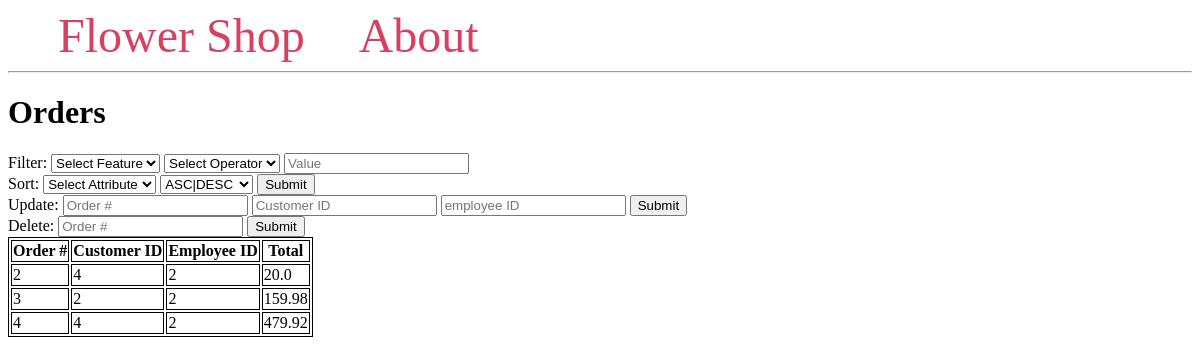
The page /orders on the database as committed earlier.
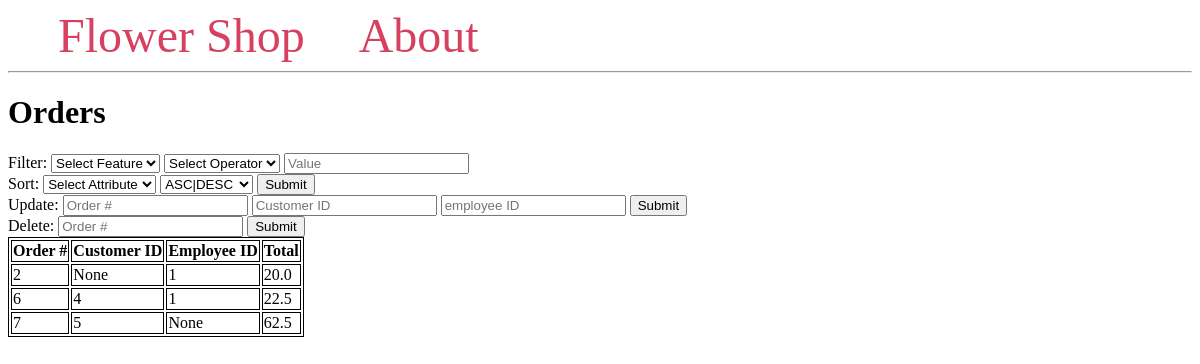
The same page on the database as committed later.
### tables this page shows
CREATE TABLE orders(
                orderID INTEGER PRIMARY KEY,
                customerID INTEGER,
                employeeID INTEGER,
                total NOT NULL CHECK (total>=0),
                FOREIGN KEY (customerID)
                    REFERENCES customer (customerID)
                    ON DELETE SET NULL,
                FOREIGN KEY (employeeID)
                    REFERENCES employee (employeeID)
                    ON DELETE SET NULL
            );

### main.py (the view, shortened to what this page needs)
@app.route("/orders", methods=("GET", "POST"))
def orders():
    conn = get_db_connection()
    cursor = conn.cursor()
    db = Database(conn, cursor)
    orders = conn.execute("SELECT * FROM orders").fetchall()
    return render_template("orders.html", orders=orders)

### main.py (called while the page is built)
def get_db_connection():
    conn = sqlite3.connect('flowershopdatabase.db', check_same_thread=False)
    conn.execute("PRAGMA foreign_keys = 1")
    conn.row_factory = sqlite3.Row
    return conn

### templates/orders.html (shortened to what this page needs)
{% extends 'base.html' %}
{% block content %}
    <h1>{% block title %} Orders {% endblock %}</h1>
    <div>
        <form method="post">
            <div>
                <label>Filter:</label>
                <select name="filt_attr">
                    <option value="">Select Feature</option>
                </select>
                <select name="op">
                    <option value="">Select Operator</option>
                </select>
                <input type="text" name="value" placeholder="Value">
            </div>
            <label>Sort:</label>
            <select name="sort_attr" id="sort_attr">
                 <option value="">Select Attribute</option>
            </select>
            <select name="asc" id="asc">
                <option value="">ASC|DESC</option>
            </select>
            <button type="submit" name="sort" value="sort">Submit</button>
            <div>
                <label>Update:</label>
                <input type="text" name="orderID" placeholder="Order #">
                <input type="text" name="customerID" placeholder="Customer ID">
                <input type="text" name="employeeID" placeholder="employee ID">
                <button type="submit" name="add" value="add">Submit</button>
            </div>
            <div>
                <label>Delete:</label>
                <input type="text" name="orderID2" placeholder="Order #">
                <button type="submit" name="del" value="del">Submit</button>
            </div>
        </form>
    </div>
    <table>
        <tr>
          <th>Order #</th>
          <th>Customer ID</th>
          <th>Employee ID</th>
          <th>Total</th>
        </tr>
        {% for order in orders %}
                <tr>
                    <td>{{ order['orderID'] }}</td>
                    <td>{{ order['customerID'] }}</td>
                    <td>{{ order['employeeID'] }}</td>
                    <td>{{ order['total'] }}</td>
                </tr>
        {% endfor %}
    </table>
{% endblock %}

### templates/base.html (shortened to what this page needs)
<!DOCTYPE html>
<html lang="en">
<head>
</head>
<body>
    <nav>
        <a href="{{ url_for('index') }}">Flower Shop</a>
        <a href="http://127.0.0.1:5000/about">About</a>
    </nav>
    <hr>
    <div class="content">
        {% block content %} {% endblock %}
    </div>
</body>
</html>

### templates/base.html (style rules this page uses)
nav a { color: #d64161; font-size: 3em; margin-left: 50px; text-decoration: none; }
table, th, td { border: 1px solid black; }

Rows that differ between the two databases and show on the page:
removed orders: orderID "3", customerID "2", employeeID "2", total "159.98"
removed orders: orderID "4", customerID "4", employeeID "2", total "479.92"
changed orders id 2: customerID "4" → "None"; employeeID "2" → "1"
added orders: orderID "6", customerID "4", employeeID "1", total "22.5"
added orders: orderID "7", customerID "5", employeeID "None", total "62.5"
